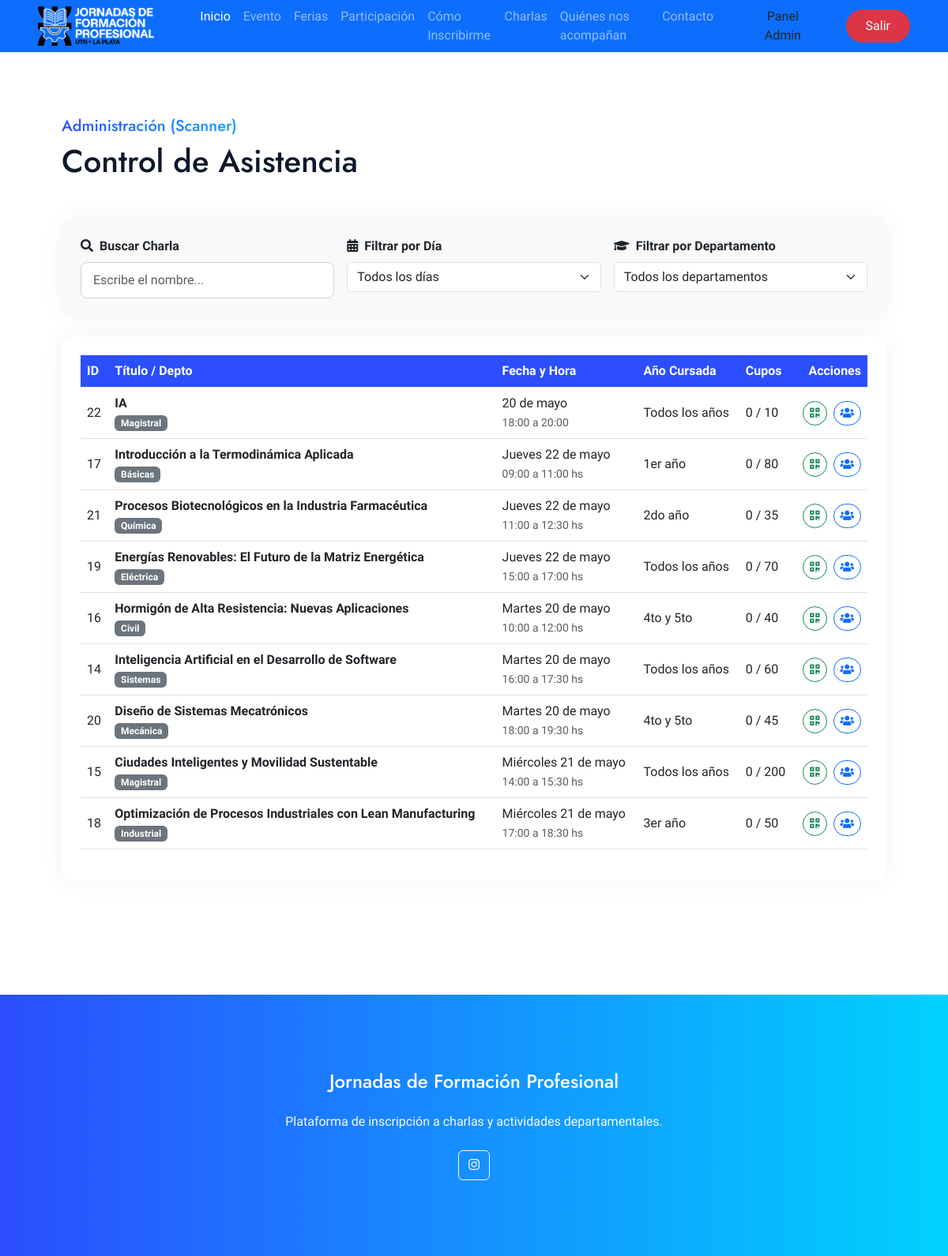
/scanner/dashboard/ (signed in), run on an earlier commit of the app's database.
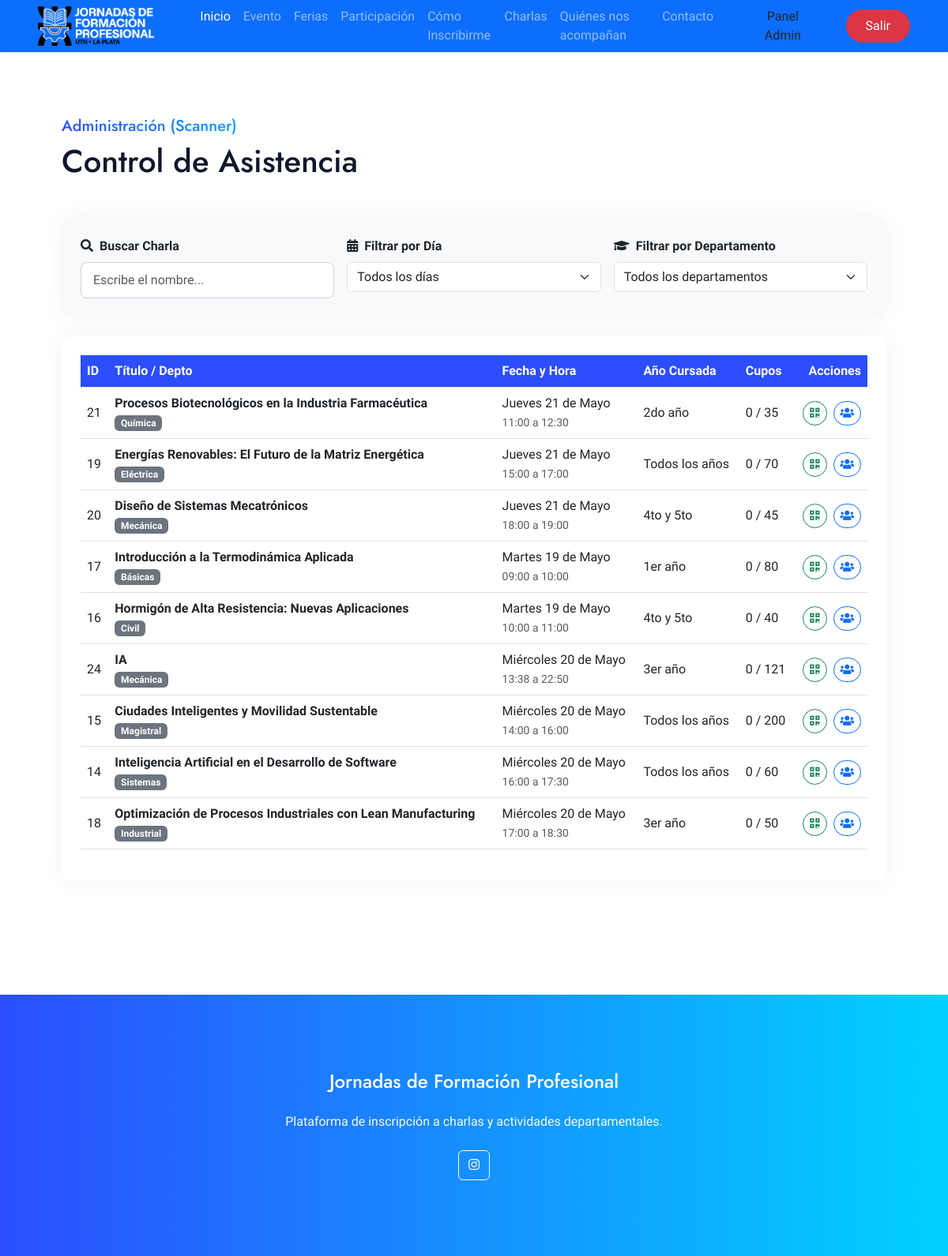
And on a later commit of the database.
### charlas/models.py (models this page shows, shortened)
class Talk(models.Model):
    title = models.CharField('Título', max_length=255)
    description = models.TextField('Descripción')
    speaker = models.CharField('Disertante', max_length=255)
    date = models.CharField('Fecha', max_length=100)
    time = models.CharField('Hora', max_length=100)
    department = models.CharField('Departamento', max_length=50, choices=DEPARTMENT_CHOICES)
    capacity = models.PositiveIntegerField('Cupos')
    target_year = models.CharField('Año de Cursada', max_length=50, choices=TARGET_YEAR_CHOICES, default='Todos los años')
    image = models.ImageField('Imagen', upload_to='talk_images/', blank=True, null=True)
    created_at = models.DateTimeField(auto_now_add=True)
    class Meta:
        verbose_name = 'Charla'
        verbose_name_plural = 'Charlas'
        ordering = ['date', 'time']
    @property
    def registered_count(self):
        return self.registrations.count()

### charlas/views.py (the view)
    def wrapper(request, *args, **kwargs):
        if not (request.session.get('admin_logged_in') or request.session.get('scanner_logged_in')):
            return redirect('admin_login')
        return view_func(request, *args, **kwargs)

### charlas/views.py (called while the page is built)
def scanner_or_admin_required(view_func):
    def wrapper(request, *args, **kwargs):
        if not (request.session.get('admin_logged_in') or request.session.get('scanner_logged_in')):
            return redirect('admin_login')
        return view_func(request, *args, **kwargs)
    wrapper.__name__ = view_func.__name__
    return wrapper

@scanner_or_admin_required
def scanner_dashboard(request):
    talks = Talk.objects.all()
    return render(request, 'charlas/scanner_dashboard.html', {'talks': talks})

### charlas/templates/charlas/scanner_dashboard.html (shortened to what this page needs)
{% extends 'charlas/base.html' %}
{% with force_white_nav=True %}
{% block content %}
<div class="container-fluid py-5" style="padding-top: 100px !important;">
    <div class="container py-5 px-lg-5">
        <div class="d-flex justify-content-between align-items-center mb-5">
            <div>
                <h5 class="text-primary-gradient fw-medium">Administración (Scanner)</h5>
                <h1 class="mb-0">Control de Asistencia</h1>
            </div>
        </div>
        <div class="card p-4 mb-4 bg-light">
            <div class="row g-3">
                <div class="col-md-4">
                    <label for="search-filter" class="form-label fw-bold"><i class="fa fa-search me-2"></i>Buscar Charla</label>
                    <input type="text" id="search-filter" class="form-control" placeholder="Escribe el nombre..." onkeyup="filterAdminTalks()">
                </div>
                <div class="col-md-4">
                    <label for="day-filter" class="form-label fw-bold"><i class="fa fa-calendar-alt me-2"></i>Filtrar por Día</label>
                    <select id="day-filter" class="form-select" onchange="filterAdminTalks()">
                        <option value="Todos">Todos los días</option>
                    </select>
                </div>
                <div class="col-md-4">
                    <label for="career-filter" class="form-label fw-bold"><i class="fa fa-graduation-cap me-2"></i>Filtrar por Departamento</label>
                    <select id="career-filter" class="form-select" onchange="filterAdminTalks()">
                        <option value="Todos">Todos los departamentos</option>
                    </select>
                </div>
            </div>
        </div>
        <div class="card p-4">
            <div class="table-responsive">
                <table class="table table-hover align-middle">
                    <thead>
                        <tr>
                            <th>ID</th>
                            <th>Título / Depto</th>
                            <th>Fecha y Hora</th>
                            <th>Año Cursada</th>
                            <th>Cupos</th>
                            <th class="text-end">Acciones</th>
                        </tr>
                    </thead>
                    <tbody>
                        {% for talk in talks %}
                        <tr class="talk-row" data-title="{{ talk.title|lower }}" data-date="{{ talk.date }}" data-department="{{ talk.department }}">
                            <td>{{ talk.id }}</td>
                            <td>
                                <span class="fw-bold">{{ talk.title }}</span><br>
                                <span class="badge bg-secondary">{{ talk.department }}</span>
                            </td>
                            <td>{{ talk.date }}<br><small class="text-muted">{{ talk.time }}</small></td>
                            <td>{{ talk.target_year }}</td>
                            <td>
                                {{ talk.registered_count }} / {{ talk.capacity }}
                            </td>
                            <td class="text-end">
                                <div class="d-flex justify-content-end gap-2">
                                    <a href="{% url 'admin_scan' talk.pk %}" class="btn btn-sm btn-outline-success rounded-pill" title="Escanear QRs"><i class="fa fa-qrcode"></i></a>
                                    <a href="{% url 'admin_talk_details' talk.pk %}" class="btn btn-sm btn-outline-primary rounded-pill" title="Ver Asistencias"><i class="fa fa-users"></i></a>
                                </div>
                            </td>
                        </tr>
                        {% empty %}
                        <tr><td colspan="6" class="text-center text-muted py-4">No hay charlas creadas todavía.</td></tr>
                        {% endfor %}
                    </tbody>
                </table>
            </div>
        </div>
    </div>
</div>
{% endblock %}
{% endwith %}

### charlas/templates/charlas/base.html (shortened to what this page needs)
{% load static %}
<!DOCTYPE html>
<html lang="es">
<head>
    <link href="https://cdnjs.cloudflare.com/ajax/libs/font-awesome/5.10.0/css/all.min.css" rel="stylesheet">
    <link href="https://cdn.jsdelivr.net/npm/bootstrap-icons@1.4.1/font/bootstrap-icons.css" rel="stylesheet">
    <link href="https://cdn.jsdelivr.net/npm/bootstrap@5.3.0/dist/css/bootstrap.min.css" rel="stylesheet">
    <link href="{% static 'charlas/style.css' %}" rel="stylesheet">
</head>
<body data-bs-spy="scroll" data-bs-target=".navbar" data-bs-offset="51">
    <div class="container-fluid bg-white p-0">
        <div class="container-fluid position-relative p-0">
            <nav id="main-navbar"
                 class="navbar navbar-expand-lg navbar-dark bg-primary shadow-sm px-4 px-lg-5 py-3 py-lg-0 fixed-top"
                 style="transition: 0.5s;">
                <a href="{% url 'index' %}" class="navbar-brand d-flex align-items-center me-5">
                    <img id="navbar-logo"
                         src="{% static 'charlas/img/logo.png' %}"
                         alt="Logo Jornadas" style="max-height: 50px; transition: 0.5s;">
                </a>
                <div class="collapse navbar-collapse" id="navbarCollapse">
                    <div class="navbar-nav mx-auto py-0">
                        <a href="{% url 'index' %}#home" class="nav-item nav-link active">Inicio</a>
                        <a href="{% url 'index' %}#about" class="nav-item nav-link">Evento</a>
                        <a href="{% url 'index' %}#ferias" class="nav-item nav-link">Ferias</a>
                        <a href="{% url 'index' %}#participacion" class="nav-item nav-link">Participación</a>
                        <a href="{% url 'index' %}#como-inscribirte" class="nav-item nav-link">Cómo Inscribirme</a>
                        <a href="{% url 'index' %}#feature" class="nav-item nav-link">Charlas</a>
                        <a href="{% url 'index' %}#sponsors" class="nav-item nav-link">Quiénes nos acompañan</a>
                        <a href="#contact" class="nav-item nav-link">Contacto</a>
                    </div>
                    {% if request.session.admin_logged_in %}
                        <a href="{% url 'admin_dashboard' %}" class="btn btn-secondary-gradient rounded-pill py-2 px-4 ms-lg-3 d-none d-lg-block">Panel Admin</a>
                        <button type="button" onclick="confirmLogout()" class="btn btn-danger rounded-pill py-2 px-4 ms-lg-3 d-none d-lg-block">Salir</button>
                    {% elif request.session.scanner_logged_in %}
                        <a href="{% url 'scanner_dashboard' %}" class="btn btn-secondary-gradient rounded-pill py-2 px-4 ms-lg-3 d-none d-lg-block">Panel Scanner</a>
                        <button type="button" onclick="confirmLogout()" class="btn btn-danger rounded-pill py-2 px-4 ms-lg-3 d-none d-lg-block">Salir</button>
                    {% else %}
                        <a href="{% url 'admin_login' %}" id="admin-btn" class="btn btn-outline-light rounded-pill py-2 px-4 ms-lg-3 d-none d-lg-block">Acceso Admin</a>
                    {% endif %}
                </div>
            </nav>
        </div>
        {% block content %}{% endblock %}
        <div class="container-fluid py-5 bg-primary-gradient text-light mt-5" id="contact">
            <div class="container py-5 px-lg-5">
                <div class="row g-5">
                    <div class="col-12 text-center">
                        <h4 class="text-white mb-4">Jornadas de Formación Profesional</h4>
                        <p>Plataforma de inscripción a charlas y actividades departamentales.</p>
                        <div class="d-flex justify-content-center mt-4">
                            <a class="btn btn-outline-light btn-social mx-2" href="https://www.instagram.com/utnlaplata?utm_source=ig_web_button_share_sheet&igsh=ZDNlZDc0MzIxNw==" target="_blank"><i class="fab fa-instagram"></i></a>
                        </div>
                    </div>
                </div>
            </div>
        </div>
    </div>
</body>
</html>

### charlas/static/charlas/style.css (style rules this page uses)
:root { --primary: #2b4efe; --secondary: #00d2ff; --light: #F4F7FE; --dark: #0F172B; }
body { font-family: 'Heebo', sans-serif; color: #666565; background-color: var(--light); }
h1, h2, h3, h4, h5, h6 { font-family: 'Jost', sans-serif; color: var(--dark); }
.bg-primary-gradient { background: linear-gradient(to right, var(--primary), var(--secondary)) !important; }
.text-primary-gradient { background: linear-gradient(to right, var(--primary), var(--secondary)); -webkit-background-clip: text; -webkit-text-fill-color: transparent; }
.card { border: none; box-shadow: 0 0 30px rgba(0, 0, 0, 0.05); border-radius: 15px; }
.form-control { border-radius: 8px; padding: 10px 15px; border: 1px solid #ced4da; }
.table th { background-color: var(--primary); color: white; }
.table td { vertical-align: middle; }

What changed in the data, as far as the page shows it:
removed Talk: id "22", title "IA", department "Magistral", date "20 de mayo", time "18:00 a 20:00", target_year "Todos los años", registered_count "0", capacity "10"
changed Talk "Procesos Biotecnológicos en la Industria Farmacéutica": date "Jueves 22 de mayo" → "Jueves 21 de Mayo"; time "11:00 a 12:30 hs" → "11:00 a 12:30"
changed Talk "Energías Renovables: El Futuro de la Matriz Energética": date "Jueves 22 de mayo" → "Jueves 21 de Mayo"; time "15:00 a 17:00 hs" → "15:00 a 17:00"
changed Talk "Diseño de Sistemas Mecatrónicos": date "Martes 20 de mayo" → "Jueves 21 de Mayo"; time "18:00 a 19:30 hs" → "18:00 a 19:00"; moves up the list
changed Talk "Introducción a la Termodinámica Aplicada": date "Jueves 22 de mayo" → "Martes 19 de Mayo"; time "09:00 a 11:00 hs" → "09:00 a 10:00"; moves down the list
changed Talk "Hormigón de Alta Resistencia: Nuevas Aplicaciones": date "Martes 20 de mayo" → "Martes 19 de Mayo"; time "10:00 a 12:00 hs" → "10:00 a 11:00"
added Talk: id "24", title "IA", department "Mecánica", date "Miércoles 20 de Mayo", time "13:38 a 22:50", target_year "3er año", registered_count "0", capacity "121"
changed Talk "Ciudades Inteligentes y Movilidad Sustentable": date "Miércoles 21 de mayo" → "Miércoles 20 de Mayo"; time "14:00 a 15:30 hs" → "14:00 a 16:00"; moves up the list
changed Talk "Inteligencia Artificial en el Desarrollo de Software": date "Martes 20 de mayo" → "Miércoles 20 de Mayo"; time "16:00 a 17:30 hs" → "16:00 a 17:30"
changed Talk "Optimización de Procesos Industriales con Lean Manufacturing": date "Miércoles 21 de mayo" → "Miércoles 20 de Mayo"; time "17:00 a 18:30 hs" → "17:00 a 18:30"
